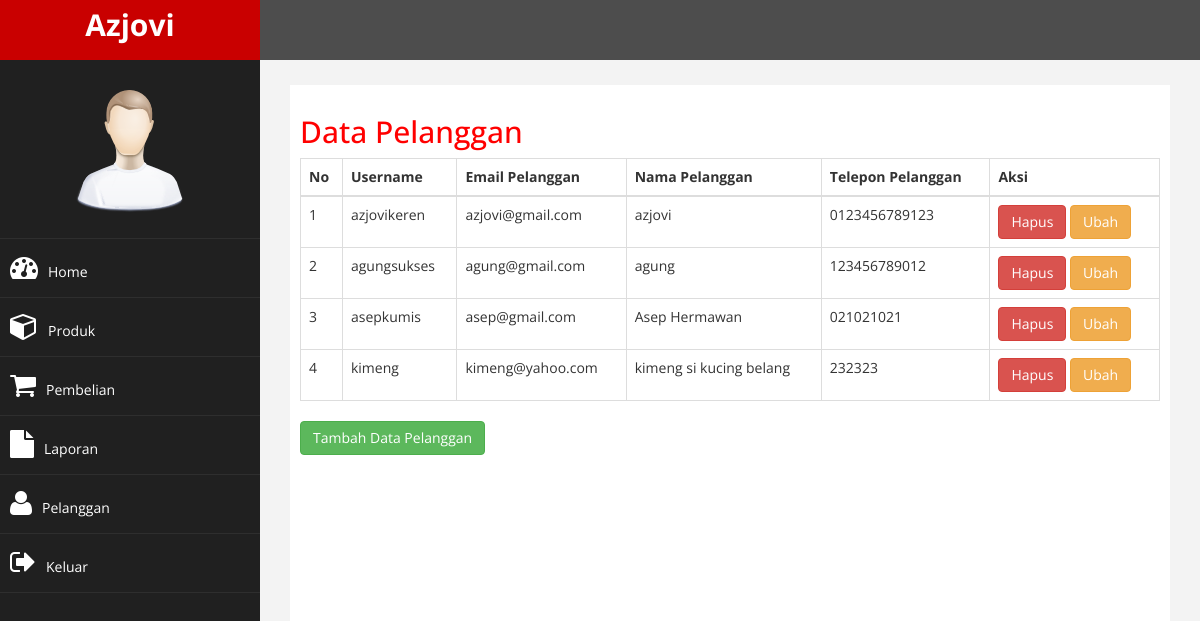
Page /admin/index.php?halaman=pelanggan (signed in) on the committed database.
### tables this page shows
CREATE TABLE `pelanggan` (
  `id_pelanggan` int(11) NOT NULL,
  `username` varchar(50) NOT NULL,
  `email_pelanggan` varchar(100) NOT NULL,
  `password_pelanggan` varchar(50) NOT NULL,
  `nama_pelanggan` varchar(100) NOT NULL,
  `telepon_pelanggan` varchar(25) NOT NULL,
  `alamat_pelanggan` text NOT NULL
);

### admin/pelanggan.php (the view)
<h2>Data Pelanggan</h2>
<table class="table table-bordered">
    <thead>
        <tr>
            <th>No</th>
            <th>Username</th>
            <th>Email Pelanggan</th>
            <th>Nama Pelanggan</th>
            <th>Telepon Pelanggan</th>
            <th>Aksi</th>
        </tr>
    </thead>
    <tbody>
        <?php $ambil = $koneksi->query("SELECT * FROM pelanggan") ?>
        <?php $nomor = 1; ?>
        <?php while ($pecah = $ambil->fetch_assoc()) { ?>
        <tr>
            <td><?= $nomor; ?></td>
            <td><?= $pecah['username']; ?></td>
            <td><?= $pecah ['email_pelanggan']; ?></td>
            <td><?= $pecah ['nama_pelanggan']; ?></td>
            <td><?= $pecah ['telepon_pelanggan']; ?></td>
            <td>
                <a href="index.php?halaman=hapus-pelanggan&id=<?= $pecah['id_pelanggan'];?>" class="btn btn-danger">Hapus</a>
                <a href="index.php?halaman=ubah-pelanggan&id=<?= $pecah['id_pelanggan'];?>" class="btn btn-warning">Ubah</a>
            </td>
        </tr>
        <?php $nomor++; ?>
        <?php } ?>
    </tbody>
</table>
<a href="index.php?halaman=tambah-pelanggan" class="btn btn-success">Tambah Data Pelanggan</a>

### admin/assets/css/custom.css (style rules this page uses)
body { font-family: 'Open Sans', sans-serif; }
h2 { color: #f00; }

### rows in the picture
pelanggan: username "azjovikeren", email_pelanggan "azjovi@gmail.com", nama_pelanggan "azjovi", telepon_pelanggan "0123456789123"
pelanggan: username "agungsukses", email_pelanggan "agung@gmail.com", nama_pelanggan "agung", telepon_pelanggan "123456789012"
pelanggan: username "asepkumis", email_pelanggan "asep@gmail.com", nama_pelanggan "Asep Hermawan", telepon_pelanggan "021021021"
pelanggan: username "kimeng", email_pelanggan "kimeng@yahoo.com", nama_pelanggan "kimeng si kucing belang", telepon_pelanggan "232323"
